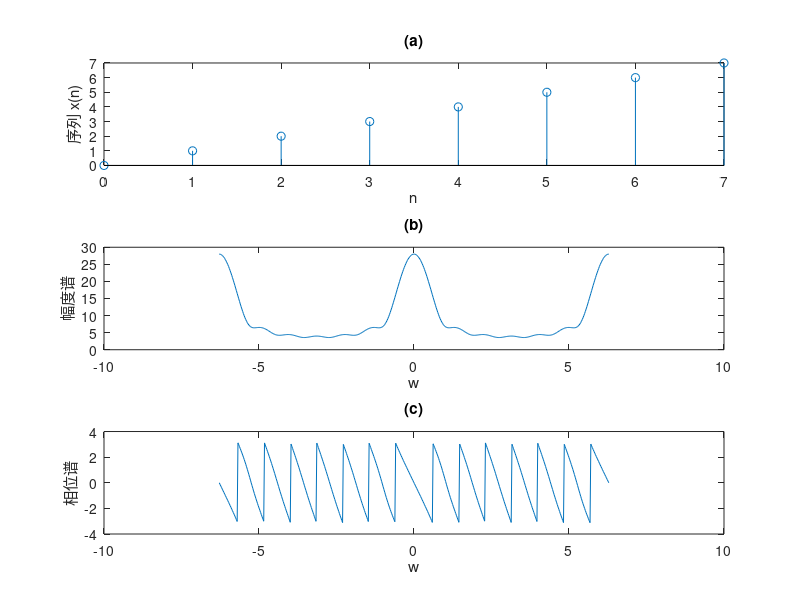

This figure's MATLAB source:
clc;
clear;

% 定义输入信号 x
x = [0, 1, 2, 3, 4, 5, 6, 7];
N = length(x); % 获取输入信号的长度

p = 0:N-1; % 定义时间索引
w = linspace(-2*pi, 2*pi, 500); % 定义频率范围，从 -2π 到 2π，分成 500 个点

% 初始化频域信号 X
X = zeros(1, 500);

% 计算频域信号 X
for i = 1:500
    for n = 1:N
        X(i) = X(i) + x(n) * exp(-1i * (n-1) * w(i));
    end
end

% 绘制原始信号 x(n)
subplot(3,1,1);
stem(p, x);
title('(a)');
xlabel('n');
ylabel('序列 x(n)');

% 绘制幅度谱
subplot(3,1,2);
plot(w, abs(X));
title('(b)');
xlabel('w');
ylabel('幅度谱');

% 绘制相位谱
subplot(3,1,3);
plot(w, angle(X));
title('(c)');
xlabel('w');
ylabel('相位谱');